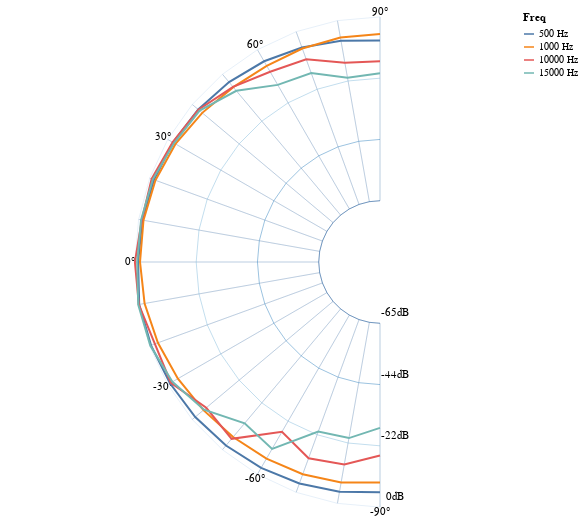

Here is the notebook cell this chart was saved with:
### Code cell
def graph_radar(dfu, graph_params):

    # which part of the circle do we plot?                                                                                                                                                       
    angle_min, angle_max = radar_angle_range(dfu.columns)
    anglelist = [a for a in range(angle_min, angle_max+10, 10)]
    # print(angle_min, angle_max)
    # print(dfu.columns)
    # print(anglelist)

    # display some curves                                                                                                                                                                        
    dbmax, dbs_df = radar_plot(anglelist, dfu)
    
    # build a grid                                                                                                                                                                               
    grid_df = radar_grid_grid(anglelist)
    circle_df, circle_text = radar_grid_circle(anglelist, dbmax)
    text_df = radar_grid_text(anglelist)

    grid = alt.Chart(grid_df).mark_line(
    ).encode(
        alt.Latitude('x:Q'), 
        alt.Longitude('y:Q'), 
        size=alt.value(1),
        opacity=alt.value(0.2)
    ).project(type='azimuthalEquidistant', rotate=[0, 0, 90])

    circle = alt.Chart(circle_df).mark_line(
    ).encode(
        alt.Latitude('x:Q'),
        alt.Longitude('y:Q'),
        alt.Color('value:Q', legend=None),
        size=alt.value(0.5)
    ).project(
        type='azimuthalEquidistant',
        rotate=[0, 0, 90]
    )
    
    legend = alt.Chart(circle_text).mark_text(
        dx=15,
        dy=-10
    ).encode(
        alt.Latitude('x:Q'), 
        alt.Longitude('y:Q'), 
        text='text:O'
    ).project(type='azimuthalEquidistant', rotate=[0, 0, 90])
        
    text = alt.Chart(text_df).mark_text(
    ).encode(
        alt.Latitude('x:Q'), 
        alt.Longitude('y:Q'), 
        text='text:O'
    ).project(type='azimuthalEquidistant', rotate=[0, 0, 90])

    dbs = alt.Chart(dbs_df).mark_line(
        thickness=3
    ).encode(
        alt.Latitude('x:Q'), 
        alt.Longitude('y:Q'), 
        alt.Color('Freq:N', sort=None), 
    ).project(
        type='azimuthalEquidistant', rotate=[0, 0, 90]
    ).properties(width=graph_params['width'], height=graph_params['height'])

    # return (dbs | grid) & (circle+legend | text) & (grid+circle+legend+text+dbs)
    return (grid+circle+legend+text+dbs)


dfu = df['SPL Vertical_unmelted']
params = radar_params_default
params['width'] = 500
params['height'] = params['width']
graph_radar(dfu, params)

### Figure 1 — Vega-Lite specification as saved in the notebook (floating-point values rounded to 4 significant figures)
{"config": {"view": {"continuousWidth": 400, "continuousHeight": 300}}, "layer": [{"data": {"name": "data-2b31852ea35944a8d84d9a9a2b705074"}, "mark": "line", "encoding": {"latitude": {"field": "x", "type": "quantitative"}, "longitude": {"field": "y", "type": "quantitative"}, "opacity": {"value": 0.2}, "size": {"value": 1}}, "projection": {"rotate": [0, 0, 90], "type": "azimuthalEquidistant"}}, {"data": {"name": "data-8e5c2f12e8ea298a48e974fe7d883835"}, "mark": "line", "encoding": {"color": {"type": "quantitative", "field": "value", "legend": null}, "latitude": {"field": "x", "type": "quantitative"}, "longitude": {"field": "y", "type": "quantitative"}, "size": {"value": 0.5}}, "projection": {"rotate": [0, 0, 90], "type": "azimuthalEquidistant"}}, {"data": {"name": "data-42d5382ddcdd4345ecf357e1656e7461"}, "mark": {"type": "text", "dx": 15, "dy": -10}, "encoding": {"latitude": {"field": "x", "type": "quantitative"}, "longitude": {"field": "y", "type": "quantitative"}, "text": {"type": "ordinal", "field": "text"}}, "projection": {"rotate": [0, 0, 90], "type": "azimuthalEquidistant"}}, {"data": {"name": "data-4327a840a996ae39d6ee7fa427628c8b"}, "mark": "text", "encoding": {"latitude": {"field": "x", "type": "quantitative"}, "longitude": {"field": "y", "type": "quantitative"}, "text": {"type": "ordinal", "field": "text"}}, "projection": {"rotate": [0, 0, 90], "type": "azimuthalEquidistant"}}, {"data": {"name": "data-cb8e83574c587184a08025fbd46a6879"}, "mark": {"type": "line", "thickness": 3}, "encoding": {"color": {"type": "nominal", "field": "Freq", "sort": null}, "latitude": {"field": "x", "type": "quantitative"}, "longitude": {"field": "y", "type": "quantitative"}}, "height": 500, "projection": {"rotate": [0, 0, 90], "type": "azimuthalEquidistant"}, "width": 500}], "$schema": "https://vega.github.io/schema/vega-lite/v4.0.2.json", "datasets": {"data-2b31852ea35944a8d84d9a9a2b705074": [{"x": 1.531e-17, "y": -0.25}, {"x": 6.123e-17, "y": -1.0}, {"x": 1.531e-17, "y": -0.25}, {"x": 0.04341, "y": -0.2462}, {"x": 0.1736, "y": -0.9848}, {"x": 0.04341, "y": -0.2462}, {"x": 0.08551, "y": -0.2349}, {"x": 0.342, "y": -0.9397}, {"x": 0.08551, "y": -0.2349}, {"x": 0.125, "y": -0.2165}, {"x": 0.5, "y": -0.866}, {"x": 0.125, "y": -0.2165}, {"x": 0.1607, "y": -0.1915}, {"x": 0.6428, "y": -0.766}, {"x": 0.1607, "y": -0.1915}, {"x": 0.1915, "y": -0.1607}, {"x": 0.766, "y": -0.6428}, {"x": 0.1915, "y": -0.1607}, {"x": 0.2165, "y": -0.125}, {"x": 0.866, "y": -0.5}, {"x": 0.2165, "y": -0.125}, {"x": 0.2349, "y": -0.08551}, {"x": 0.9397, "y": -0.342}, {"x": 0.2349, "y": -0.08551}, {"x": 0.2462, "y": -0.04341}, {"x": 0.9848, "y": -0.1736}, {"x": 0.2462, "y": -0.04341}, {"x": 0.25, "y": 0.0}, {"x": 1.0, "y": 0.0}, {"x": 0.25, "y": 0.0}, {"x": 0.2462, "y": 0.04341}, {"x": 0.9848, "y": 0.1736}, {"x": 0.2462, "y": 0.04341}, {"x": 0.2349, "y": 0.08551}, {"x": 0.9397, "y": 0.342}, {"x": 0.2349, "y": 0.08551}, {"x": 0.2165, "y": 0.125}, {"x": 0.866, "y": 0.5}, {"x": 0.2165, "y": 0.125}, {"x": 0.1915, "y": 0.1607}, {"x": 0.766, "y": 0.6428}, {"x": 0.1915, "y": 0.1607}, {"x": 0.1607, "y": 0.1915}, {"x": 0.6428, "y": 0.766}, {"x": 0.1607, "y": 0.1915}, {"x": 0.125, "y": 0.2165}, {"x": 0.5, "y": 0.866}, {"x": 0.125, "y": 0.2165}, {"x": 0.08551, "y": 0.2349}, {"x": 0.342, "y": 0.9397}, {"x": 0.08551, "y": 0.2349}, {"x": 0.04341, "y": 0.2462}, {"x": 0.1736, "y": 0.9848}, {"x": 0.04341, "y": 0.2462}, {"x": 1.531e-17, "y": 0.25}, {"x": 6.123e-17, "y": 1.0}, {"x": 1.531e-17, "y": 0.25}], "data-8e5c2f12e8ea298a48e974fe7d883835": [{"x": 1.531e-17, "y": -0.25, "label": "label", "value": 65.44}, {"x": 0.04341, "y": -0.2462, "label": "label", "value": 65.44}, {"x": 0.08551, "y": -0.2349, "label": "label", "value": 65.44}, {"x": 0.125, "y": -0.2165, "label": "label", "value": 65.44}, {"x": 0.1607, "y": -0.1915, "label": "label", "value": 65.44}, {"x": 0.1915, "y": -0.1607, "label": "label", "value": 65.44}, {"x": 0.2165, "y": -0.125, "label": "label", "value": 65.44}, {"x": 0.2349, "y": -0.08551, "label": "label", "value": 65.44}, {"x": 0.2462, "y": -0.04341, "label": "label", "value": 65.44}, {"x": 0.25, "y": 0.0, "label": "label", "value": 65.44}, {"x": 0.2462, "y": 0.04341, "label": "label", "value": 65.44}, {"x": 0.2349, "y": 0.08551, "label": "label", "value": 65.44}, {"x": 0.2165, "y": 0.125, "label": "label", "value": 65.44}, {"x": 0.1915, "y": 0.1607, "label": "label", "value": 65.44}, {"x": 0.1607, "y": 0.1915, "label": "label", "value": 65.44}, {"x": 0.125, "y": 0.2165, "label": "label", "value": 65.44}, {"x": 0.08551, "y": 0.2349, "label": "label", "value": 65.44}, {"x": 0.04341, "y": 0.2462, "label": "label", "value": 65.44}, {"x": 1.531e-17, "y": 0.25, "label": "label", "value": 65.44}, {"x": 3.062e-17, "y": -0.5, "label": "label", "value": 43.63}, {"x": 0.08682, "y": -0.4924, "label": "label", "value": 43.63}, {"x": 0.171, "y": -0.4698, "label": "label", "value": 43.63}, {"x": 0.25, "y": -0.433, "label": "label", "value": 43.63}, {"x": 0.3214, "y": -0.383, "label": "label", "value": 43.63}, {"x": 0.383, "y": -0.3214, "label": "label", "value": 43.63}, {"x": 0.433, "y": -0.25, "label": "label", "value": 43.63}, {"x": 0.4698, "y": -0.171, "label": "label", "value": 43.63}, {"x": 0.4924, "y": -0.08682, "label": "label", "value": 43.63}, {"x": 0.5, "y": 0.0, "label": "label", "value": 43.63}, {"x": 0.4924, "y": 0.08682, "label": "label", "value": 43.63}, {"x": 0.4698, "y": 0.171, "label": "label", "value": 43.63}, {"x": 0.433, "y": 0.25, "label": "label", "value": 43.63}, {"x": 0.383, "y": 0.3214, "label": "label", "value": 43.63}, {"x": 0.3214, "y": 0.383, "label": "label", "value": 43.63}, {"x": 0.25, "y": 0.433, "label": "label", "value": 43.63}, {"x": 0.171, "y": 0.4698, "label": "label", "value": 43.63}, {"x": 0.08682, "y": 0.4924, "label": "label", "value": 43.63}, {"x": 3.062e-17, "y": 0.5, "label": "label", "value": 43.63}, {"x": 4.592e-17, "y": -0.75, "label": "label", "value": 21.81}, {"x": 0.1302, "y": -0.7386, "label": "label", "value": 21.81}, {"x": 0.2565, "y": -0.7048, "label": "label", "value": 21.81}, {"x": 0.375, "y": -0.6495, "label": "label", "value": 21.81}, {"x": 0.4821, "y": -0.5745, "label": "label", "value": 21.81}, {"x": 0.5745, "y": -0.4821, "label": "label", "value": 21.81}, {"x": 0.6495, "y": -0.375, "label": "label", "value": 21.81}, {"x": 0.7048, "y": -0.2565, "label": "label", "value": 21.81}, {"x": 0.7386, "y": -0.1302, "label": "label", "value": 21.81}, {"x": 0.75, "y": 0.0, "label": "label", "value": 21.81}, {"x": 0.7386, "y": 0.1302, "label": "label", "value": 21.81}, {"x": 0.7048, "y": 0.2565, "label": "label", "value": 21.81}, {"x": 0.6495, "y": 0.375, "label": "label", "value": 21.81}, {"x": 0.5745, "y": 0.4821, "label": "label", "value": 21.81}, {"x": 0.4821, "y": 0.5745, "label": "label", "value": 21.81}, {"x": 0.375, "y": 0.6495, "label": "label", "value": 21.81}, {"x": 0.2565, "y": 0.7048, "label": "label", "value": 21.81}, {"x": 0.1302, "y": 0.7386, "label": "label", "value": 21.81}, {"x": 4.592e-17, "y": 0.75, "label": "label", "value": 21.81}, {"x": 6.123e-17, "y": -1.0, "label": "label", "value": 0.0}, {"x": 0.1736, "y": -0.9848, "label": "label", "value": 0.0}, {"x": 0.342, "y": -0.9397, "label": "label", "value": 0.0}, {"x": 0.5, "y": -0.866, "label": "label", "value": 0.0}, {"x": 0.6428, "y": -0.766, "label": "label", "value": 0.0}, {"x": 0.766, "y": -0.6428, "label": "label", "value": 0.0}, {"x": 0.866, "y": -0.5, "label": "label", "value": 0.0}, {"x": 0.9397, "y": -0.342, "label": "label", "value": 0.0}, {"x": 0.9848, "y": -0.1736, "label": "label", "value": 0.0}, {"x": 1.0, "y": 0.0, "label": "label", "value": 0.0}, {"x": 0.9848, "y": 0.1736, "label": "label", "value": 0.0}, {"x": 0.9397, "y": 0.342, "label": "label", "value": 0.0}, {"x": 0.866, "y": 0.5, "label": "label", "value": 0.0}, {"x": 0.766, "y": 0.6428, "label": "label", "value": 0.0}, {"x": 0.6428, "y": 0.766, "label": "label", "value": 0.0}, {"x": 0.5, "y": 0.866, "label": "label", "value": 0.0}, {"x": 0.342, "y": 0.9397, "label": "label", "value": 0.0}, {"x": 0.1736, "y": 0.9848, "label": "label", "value": 0.0}, {"x": 6.123e-17, "y": 1.0, "label": "label", "value": 0.0}], "data-42d5382ddcdd4345ecf357e1656e7461": [{"x": 1.531e-17, "y": -0.25, "text": "-65dB"}, {"x": 3.062e-17, "y": -0.5, "text": "-44dB"}, {"x": 4.592e-17, "y": -0.75, "text": "-22dB"}, {"x": 6.123e-17, "y": -1.0, "text": "0dB"}], "data-4327a840a996ae39d6ee7fa427628c8b": [{"x": 6.246e-17, "y": -1.02, "text": "-90°"}, {"x": 0.1771, "y": -1.005, "text": ""}, {"x": 0.3489, "y": -0.9585, "text": ""}, {"x": 0.51, "y": -0.8833, "text": "-60°"}, {"x": 0.6556, "y": -0.7814, "text": ""}, {"x": 0.7814, "y": -0.6556, "text": ""}, {"x": 0.8833, "y": -0.51, "text": "-30°"}, {"x": 0.9585, "y": -0.3489, "text": ""}, {"x": 1.005, "y": -0.1771, "text": ""}, {"x": 1.02, "y": 0.0, "text": "0°"}, {"x": 1.005, "y": 0.1771, "text": ""}, {"x": 0.9585, "y": 0.3489, "text": ""}, {"x": 0.8833, "y": 0.51, "text": "30°"}, {"x": 0.7814, "y": 0.6556, "text": ""}, {"x": 0.6556, "y": 0.7814, "text": ""}, {"x": 0.51, "y": 0.8833, "text": "60°"}, {"x": 0.3489, "y": 0.9585, "text": ""}, {"x": 0.1771, "y": 1.005, "text": ""}, {"x": 6.246e-17, "y": 1.02, "text": "90°"}], "data-cb8e83574c587184a08025fbd46a6879": [{"x": 5.753e-17, "y": -0.9396, "Freq": "500 Hz"}, {"x": 0.1653, "y": -0.9373, "Freq": "500 Hz"}, {"x": 0.3289, "y": -0.9036, "Freq": "500 Hz"}, {"x": 0.485, "y": -0.8401, "Freq": "500 Hz"}, {"x": 0.6285, "y": -0.749, "Freq": "500 Hz"}, {"x": 0.7538, "y": -0.6325, "Freq": "500 Hz"}, {"x": 0.8569, "y": -0.4948, "Freq": "500 Hz"}, {"x": 0.9342, "y": -0.34, "Freq": "500 Hz"}, {"x": 0.9825, "y": -0.1732, "Freq": "500 Hz"}, {"x": 0.9868, "y": 0.0, "Freq": "500 Hz"}, {"x": 0.97, "y": 0.171, "Freq": "500 Hz"}, {"x": 0.9221, "y": 0.3356, "Freq": "500 Hz"}, {"x": 0.845, "y": 0.4879, "Freq": "500 Hz"}, {"x": 0.7416, "y": 0.6223, "Freq": "500 Hz"}, {"x": 0.6158, "y": 0.7339, "Freq": "500 Hz"}, {"x": 0.4728, "y": 0.819, "Freq": "500 Hz"}, {"x": 0.3186, "y": 0.8753, "Freq": "500 Hz"}, {"x": 0.1591, "y": 0.9024, "Freq": "500 Hz"}, {"x": 5.536e-17, "y": 0.904, "Freq": "500 Hz"}, {"x": 5.506e-17, "y": -0.8992, "Freq": "1000 Hz"}, {"x": 0.1586, "y": -0.8995, "Freq": "1000 Hz"}, {"x": 0.3152, "y": -0.8659, "Freq": "1000 Hz"}, {"x": 0.4632, "y": -0.8023, "Freq": "1000 Hz"}, {"x": 0.5993, "y": -0.7143, "Freq": "1000 Hz"}, {"x": 0.7203, "y": -0.6044, "Freq": "1000 Hz"}, {"x": 0.8245, "y": -0.4761, "Freq": "1000 Hz"}, {"x": 0.9062, "y": -0.3298, "Freq": "1000 Hz"}, {"x": 0.9605, "y": -0.1694, "Freq": "1000 Hz"}, {"x": 0.9791, "y": 0.0, "Freq": "1000 Hz"}, {"x": 0.965, "y": 0.1702, "Freq": "1000 Hz"}, {"x": 0.9162, "y": 0.3335, "Freq": "1000 Hz"}, {"x": 0.8344, "y": 0.4818, "Freq": "1000 Hz"}, {"x": 0.7253, "y": 0.6086, "Freq": "1000 Hz"}, {"x": 0.5986, "y": 0.7134, "Freq": "1000 Hz"}, {"x": 0.4622, "y": 0.8006, "Freq": "1000 Hz"}, {"x": 0.317, "y": 0.871, "Freq": "1000 Hz"}, {"x": 0.1615, "y": 0.9161, "Freq": "1000 Hz"}, {"x": 5.694e-17, "y": 0.9299, "Freq": "1000 Hz"}, {"x": 4.836e-17, "y": -0.7897, "Freq": "10000 Hz"}, {"x": 0.1457, "y": -0.8264, "Freq": "10000 Hz"}, {"x": 0.2914, "y": -0.8005, "Freq": "10000 Hz"}, {"x": 0.3999, "y": -0.6927, "Freq": "10000 Hz"}, {"x": 0.6054, "y": -0.7215, "Freq": "10000 Hz"}, {"x": 0.709, "y": -0.5949, "Freq": "10000 Hz"}, {"x": 0.8534, "y": -0.4927, "Freq": "10000 Hz"}, {"x": 0.9185, "y": -0.3343, "Freq": "10000 Hz"}, {"x": 0.9839, "y": -0.1735, "Freq": "10000 Hz"}, {"x": 1.0, "y": 0.0, "Freq": "10000 Hz"}, {"x": 0.9718, "y": 0.1714, "Freq": "10000 Hz"}, {"x": 0.9318, "y": 0.3391, "Freq": "10000 Hz"}, {"x": 0.8462, "y": 0.4886, "Freq": "10000 Hz"}, {"x": 0.7407, "y": 0.6215, "Freq": "10000 Hz"}, {"x": 0.5996, "y": 0.7146, "Freq": "10000 Hz"}, {"x": 0.4482, "y": 0.7763, "Freq": "10000 Hz"}, {"x": 0.301, "y": 0.827, "Freq": "10000 Hz"}, {"x": 0.1434, "y": 0.8133, "Freq": "10000 Hz"}, {"x": 5.017e-17, "y": 0.8194, "Freq": "10000 Hz"}, {"x": 4.145e-17, "y": -0.677, "Freq": "15000 Hz"}, {"x": 0.1267, "y": -0.7184, "Freq": "15000 Hz"}, {"x": 0.2519, "y": -0.6921, "Freq": "15000 Hz"}, {"x": 0.4402, "y": -0.7624, "Freq": "15000 Hz"}, {"x": 0.5522, "y": -0.658, "Freq": "15000 Hz"}, {"x": 0.7181, "y": -0.6026, "Freq": "15000 Hz"}, {"x": 0.8471, "y": -0.4891, "Freq": "15000 Hz"}, {"x": 0.9371, "y": -0.3411, "Freq": "15000 Hz"}, {"x": 0.9865, "y": -0.174, "Freq": "15000 Hz"}, {"x": 0.9907, "y": 0.0, "Freq": "15000 Hz"}, {"x": 0.9748, "y": 0.1719, "Freq": "15000 Hz"}, {"x": 0.9269, "y": 0.3374, "Freq": "15000 Hz"}, {"x": 0.8404, "y": 0.4852, "Freq": "15000 Hz"}, {"x": 0.7359, "y": 0.6175, "Freq": "15000 Hz"}, {"x": 0.586, "y": 0.6984, "Freq": "15000 Hz"}, {"x": 0.4172, "y": 0.7227, "Freq": "15000 Hz"}, {"x": 0.2807, "y": 0.7712, "Freq": "15000 Hz"}, {"x": 0.1326, "y": 0.7522, "Freq": "15000 Hz"}, {"x": 4.713e-17, "y": 0.7697, "Freq": "15000 Hz"}]}}
